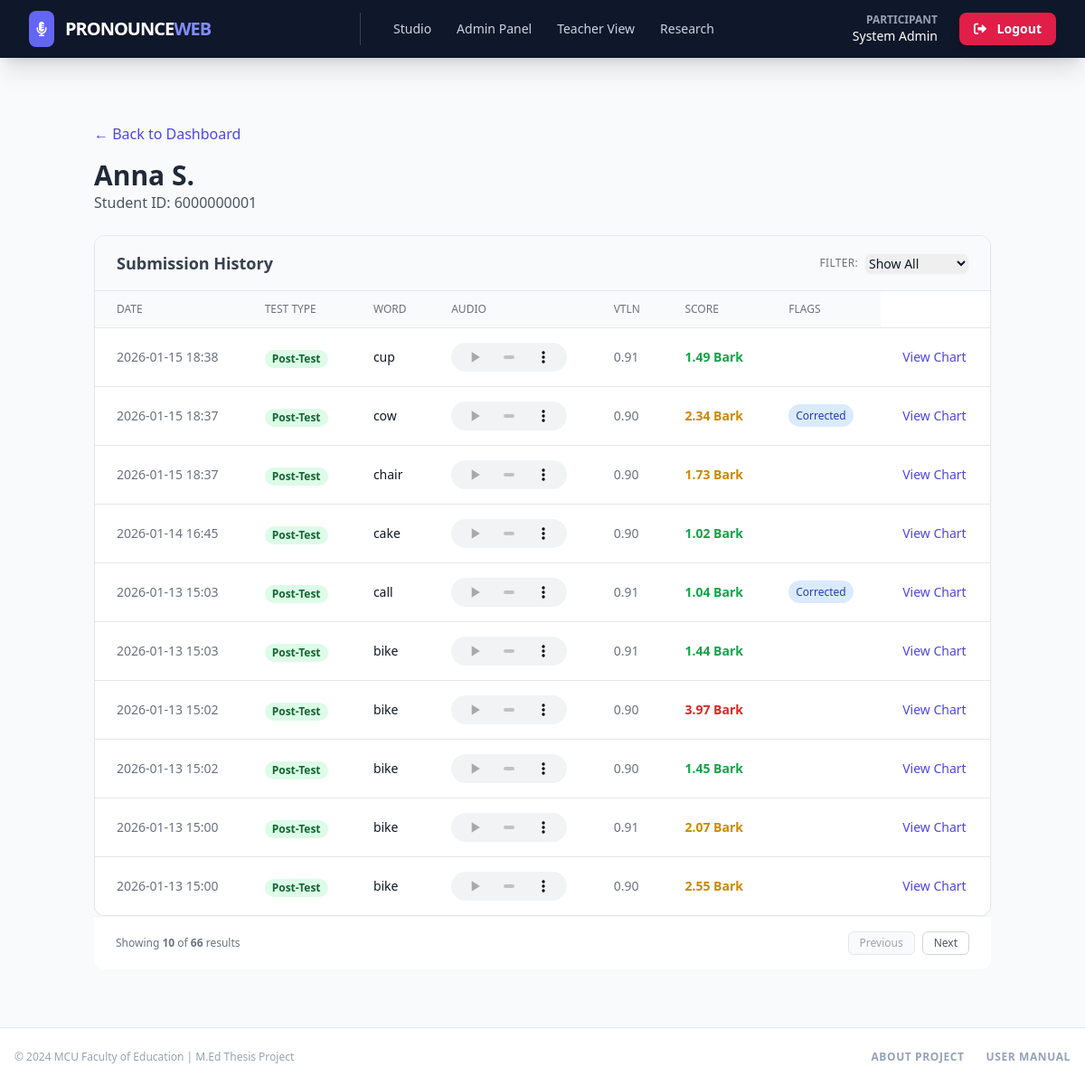
Page /dashboard/teacher/student/20 (signed in) on the committed database.
### models.py (models this page shows, shortened)
class User(UserMixin, db.Model):
    __tablename__ = "users"
    id = db.Column(db.Integer, primary_key=True)
    username = db.Column(db.String(64), unique=True, index=True, nullable=False)
    password_hash = db.Column(db.String(256), nullable=False)
    first_name = db.Column(db.String(64), nullable=False)
    last_name = db.Column(db.String(64), nullable=False)
    student_id = db.Column(db.String(20), unique=True, nullable=True, index=True)
    role = db.Column(db.String(20), default="student", nullable=False)
    consented_at = db.Column(db.DateTime, nullable=True)
    created_at = db.Column(db.DateTime, default=lambda: datetime.now(timezone.utc))
    submissions = db.relationship("Submission", backref="user", lazy="dynamic")

class Submission(db.Model):
    __tablename__ = "submissions"
    id = db.Column(db.Integer, primary_key=True)
    user_id = db.Column(db.Integer, db.ForeignKey("users.id"), nullable=False)
    word_id = db.Column(db.Integer, db.ForeignKey("words.id"), nullable=False)
    test_type = db.Column(db.String(10), default="pre")  # 'pre' or 'post'
    file_path = db.Column(db.String(256), nullable=False)
    file_size_bytes = db.Column(db.Integer, nullable=True)
    score = db.Column(db.Integer, nullable=True)  # 0-100
    timestamp = db.Column(db.DateTime, default=lambda: datetime.now(timezone.utc))
    analysis = db.relationship(
        "AnalysisResult",
        backref="submission",
        uselist=False,
        cascade="all, delete-orphan",
    )

class Word(db.Model):
    __tablename__ = "words"
    id = db.Column(db.Integer, primary_key=True)
    text = db.Column(db.String(64), unique=True, nullable=False)  # e.g., 'moon'
    sequence_order = db.Column(db.Integer, nullable=False)  # 1 to 20
    ipa = db.Column(db.String(64), nullable=True)  # e.g., /muːn/
    vowels = db.Column(db.String(64), nullable=True)  # e.g., uː
    stressed_vowel = db.Column(db.String(10), nullable=True)  # e.g., uː
    audio_path = db.Column(db.String(256), nullable=True)  # Path to MP3
    submissions = db.relationship("Submission", backref="target_word", lazy="dynamic")

class AnalysisResult(db.Model):
    __tablename__ = "analysis_results"
    id = db.Column(db.Integer, primary_key=True)
    submission_id = db.Column(
        db.Integer, db.ForeignKey("submissions.id"), nullable=False
    )
    f1_raw = db.Column(db.Float)
    f2_raw = db.Column(db.Float)
    f1_ref = db.Column(db.Float)
    f2_ref = db.Column(db.Float)
    scaling_factor = db.Column(db.Float, default=1.0)  # The 'alpha'
    f1_norm = db.Column(db.Float)  # Student F1 / alpha
    f2_norm = db.Column(db.Float)  # Student F2 / alpha
    distance_hz = db.Column(db.Float)  # Euclidean distance in Hz
    distance_bark = db.Column(db.Float)  # Perceptual distance
    is_deep_voice_corrected = db.Column(
        db.Boolean, default=False
    )  # True if 4000Hz ceiling was used
    is_outlier = db.Column(db.Boolean, default=False)  # True if score > threshold
    updated_at = db.Column(db.DateTime, default=lambda: datetime.now(timezone.utc))

### dashboard_routes.py (the view)
@dashboards.route("/teacher/student/<int:user_id>")
@login_required
def student_detail(user_id):
    if current_user.role not in ["teacher", "admin"]:
        flash("Access denied.", "danger")
        return redirect(url_for("index"))
    student = User.query.get_or_404(user_id)
    if student.role != "student":
        flash("Invalid student selection.", "warning")
        return redirect(url_for("dashboards.teacher_dashboard"))
    test_type_filter = request.args.get("test_type", "all")
    page = request.args.get("page", 1, type=int)
    per_page = 10
    query = student.submissions.order_by(Submission.timestamp.desc())
    if test_type_filter in ["pre", "post"]:
        query = query.filter(Submission.test_type == test_type_filter)
    submissions_pagination = query.paginate(
        page=page, per_page=per_page, error_out=False
    )
    return render_template(
        "dashboards/student_detail.html",
        student=student,
        submissions=submissions_pagination,
        current_filter=test_type_filter,
    )

### templates/dashboards/student_detail.html (shortened to what this page needs)
{% extends "base.html" %}
{% block content %}
<div class="container mx-auto px-4 py-8">
    <div class="mb-6">
        <a href="{{ url_for('dashboards.teacher_dashboard') }}"
            class="text-indigo-600 hover:underline mb-4 inline-block">&larr; Back to Dashboard</a>
        <h1 class="text-3xl font-bold text-gray-800">{{ student.first_name }} {{ student.last_name }}</h1>
        <p class="text-gray-600">Student ID: {{ student.student_id }}</p>
    </div>
    <div class="bg-white rounded-xl shadow-sm border border-gray-200 overflow-hidden">
        <div class="px-6 py-4 border-b border-gray-200 bg-gray-50">
            <div class="flex flex-col sm:flex-row justify-between items-center gap-4">
                <h2 class="text-lg font-semibold text-gray-700">Submission History</h2>
                <form method="GET" action="{{ url_for('dashboards.student_detail', user_id=student.id) }}">
                    <div class="flex items-center gap-2">
                        <label for="test_type"
                            class="text-xs font-medium text-gray-500 uppercase tracking-wide">Filter:</label>
                        <select name="test_type" id="test_type" onchange="this.form.submit()"
                            class="text-sm border-gray-300 rounded-md shadow-sm focus:border-indigo-300 focus:ring focus:ring-indigo-200 focus:ring-opacity-50">
                            <option value="all" {% if current_filter=='all' %}selected{% endif %}>Show All</option>
                        </select>
                    </div>
                </form>
            </div>
        </div>
        {% if submissions %}
        <table class="min-w-full divide-y divide-gray-200">
            <thead class="bg-gray-50">
                <tr>
                    <th class="px-6 py-3 text-left text-xs font-medium text-gray-500 uppercase">Date</th>
                    <th class="px-6 py-3 text-left text-xs font-medium text-gray-500 uppercase">Test Type</th>
                    <th class="px-6 py-3 text-left text-xs font-medium text-gray-500 uppercase">Word</th>
                    <th class="px-6 py-3 text-left text-xs font-medium text-gray-500 uppercase">Audio</th>
                    <th class="px-6 py-3 text-left text-xs font-medium text-gray-500 uppercase">VTLN</th>
                    <th class="px-6 py-3 text-left text-xs font-medium text-gray-500 uppercase">Score</th>
                    <th class="px-6 py-3 text-left text-xs font-medium text-gray-500 uppercase">Flags</th>
                </tr>
            </thead>
            <tbody class="bg-white divide-y divide-gray-200">
                {% for sub in submissions %}
                <tr>
                    <td class="px-6 py-4 whitespace-nowrap text-sm text-gray-500">
                        {{ sub.timestamp.strftime('%Y-%m-%d %H:%M') }}
                    </td>
                    <td class="px-6 py-4 whitespace-nowrap">
                        {% if sub.test_type == 'pre' %}
                        <span
                            class="px-2 inline-flex text-xs leading-5 font-semibold rounded-full bg-indigo-100 text-indigo-800">
                            Pre-Test
                        </span>
                        {% else %}
                        <span
                            class="px-2 inline-flex text-xs leading-5 font-semibold rounded-full bg-green-100 text-green-800">
                            Post-Test
                        </span>
                        {% endif %}
                    </td>
                    <td class="px-6 py-4 whitespace-nowrap text-sm font-medium text-gray-900">
                        {{ sub.target_word.text }}
                    </td>
                    <td class="px-6 py-4 whitespace-nowrap text-sm text-gray-500">
                        <audio controls class="h-8 w-32">
                            <source src="{{ url_for('get_submission_audio', filepath=sub.file_path) }}"
                                type="audio/mpeg">
                        </audio>
                    </td>
                    {% if sub.analysis %}
                    <td class="px-6 py-4 whitespace-nowrap text-sm text-gray-500">
                        {{ "%.2f"|format(sub.analysis.scaling_factor) }}
                    </td>
                    <td class="px-6 py-4 whitespace-nowrap text-sm">
                        {% set d = sub.analysis.distance_bark %}
                        {% if d is not none %}
                        {% if d < 1.5 %} <span class="text-green-600 font-bold">{{ "%.2f"|format(d) }} Bark</span>
                            {% elif d < 3.0 %} <span class="text-yellow-600 font-bold">{{ "%.2f"|format(d) }}
                                Bark</span>
                                {% else %} <span class="text-red-600 font-bold">{{ "%.2f"|format(d) }} Bark</span>
                                {% endif %}
                                {% else %}
                                <span class="text-gray-400">N/A</span>
                                {% endif %}
                    </td>
                    <td class="px-6 py-4 whitespace-nowrap text-xs">
                        {% if sub.analysis.is_deep_voice_corrected %}
                        <span class="px-2 py-1 bg-blue-100 text-blue-800 rounded-full mr-1">Corrected</span>
                        {% endif %}
                    </td>
                    <td class="px-6 py-4 whitespace-nowrap text-sm text-gray-500">
                        <button onclick="openChartModal('{{ sub.id }}')"
                            class="text-indigo-600 hover:text-indigo-900 font-medium">
                            View Chart
                        </button>
                    </td>
                    {% else %}
                    <td colspan="4" class="px-6 py-4 whitespace-nowrap text-sm text-gray-400 italic">
                        Pending Analysis...
                    </td>
                    {% endif %}
                </tr>
                {% endfor %}
            </tbody>
        </table>
    </div>
    {% if submissions.total > 10 %}
    <div class="px-6 py-4 border-t border-gray-100 bg-white flex justify-between items-center rounded-b-xl">
        <span class="text-xs text-gray-500">
            Showing <strong>{{ submissions.items|length }}</strong> of <strong>{{ submissions.total }}</strong> results
        </span>
        <div class="flex gap-2">
            {% if submissions.has_prev %}
            <a href="{{ url_for('dashboards.student_detail', user_id=student.id, page=submissions.prev_num, test_type=current_filter) }}"
                class="px-3 py-1 border border-gray-300 rounded-md text-xs text-gray-600 hover:bg-gray-100 transition">Previous</a>
            {% else %}
            <button
                class="px-3 py-1 border border-gray-200 rounded-md text-xs text-gray-400 bg-gray-50 cursor-not-allowed"
                disabled>Previous</button>
            {% endif %}
            {% if submissions.has_next %}
            <a href="{{ url_for('dashboards.student_detail', user_id=student.id, page=submissions.next_num, test_type=current_filter) }}"
                class="px-3 py-1 border border-gray-300 rounded-md text-xs text-gray-600 hover:bg-gray-100 transition">Next</a>
            {% else %}
            <button
                class="px-3 py-1 border border-gray-200 rounded-md text-xs text-gray-400 bg-gray-50 cursor-not-allowed"
                disabled>Next</button>
            {% endif %}
        </div>
    </div>
    {% endif %}
    {% else %}
    <div class="p-8 text-center text-gray-500">
        No submissions found for filter: <strong>{{ current_filter|upper }}</strong>.
    </div>
    {% endif %}
</div>
</div>
{% endblock %}

### templates/base.html (shortened to what this page needs)
<!DOCTYPE html>
<html lang="en">
<head>
    <script src="https://cdn.tailwindcss.com"></script>
    <link href="https://cdnjs.cloudflare.com/ajax/libs/font-awesome/6.0.0/css/all.min.css" rel="stylesheet">
    <link rel="stylesheet" href="{{ url_for('static', filename='css/styles.css') }}">
</head>
<body class="bg-slate-50 font-sans text-slate-900 flex flex-col min-h-screen">
    <nav class="bg-slate-900 text-white shadow-xl sticky top-0 z-50">
        <div class="max-w-7xl mx-auto px-4 sm:px-6 lg:px-8">
            <div class="flex items-center justify-between h-16">
                <div class="flex items-center">
                    <a href="{{ url_for('index') }}" class="flex items-center space-x-2 md:space-x-3 group">
                        <div class="bg-indigo-500 p-1.5 md:p-2 rounded-lg group-hover:bg-indigo-400 transition">
                            <i class="fas fa-microphone-lines text-white"></i>
                        </div>
                        <span class="font-black text-lg md:text-xl tracking-tighter uppercase">Pronounce<span
                                class="text-indigo-400">Web</span></span>
                    </a>
                </div>
                {% if current_user.role == 'admin' %}
                <div class="hidden md:flex items-center space-x-1 ml-6 border-l border-slate-700 pl-6">
                    <a href="{{ url_for('index') }}"
                        class="px-3 py-2 rounded-md text-sm font-medium text-slate-300 hover:text-white hover:bg-slate-800 transition">Studio</a>
                    <a href="{{ url_for('dashboards.admin_dashboard') }}"
                        class="px-3 py-2 rounded-md text-sm font-medium text-slate-300 hover:text-white hover:bg-slate-800 transition">Admin
                        Panel</a>
                    <a href="{{ url_for('dashboards.teacher_dashboard') }}"
                        class="px-3 py-2 rounded-md text-sm font-medium text-slate-300 hover:text-white hover:bg-slate-800 transition">Teacher
                        View</a>
                    <a href="{{ url_for('dashboards.research_dashboard') }}"
                        class="px-3 py-2 rounded-md text-sm font-medium text-slate-300 hover:text-white hover:bg-slate-800 transition">Research</a>
                </div>
                {% endif %}
                <div class="flex items-center space-x-2 md:space-x-6">
                    {% if current_user.is_authenticated %}
                    <div class="hidden md:flex flex-col items-end">
                        <span class="text-xs font-bold text-slate-400 uppercase">Participant</span>
                        <span class="text-sm font-medium">{{ current_user.first_name }} {{ current_user.last_name
                            }}</span>
                    </div>
                    <a href="{{ url_for('auth.logout') }}"
                        class="bg-rose-600 hover:bg-rose-700 text-white px-4 py-2 rounded-lg text-sm font-bold transition shadow-lg">
                        <i class="fas fa-sign-out-alt mr-2"></i> Logout
                    </a>
                    {% else %}
                    <a href="{{ url_for('auth.login') }}"
                        class="text-slate-300 hover:text-white font-bold text-sm">Login</a>
                    <a href="{{ url_for('auth.register') }}"
                        class="bg-indigo-600 hover:bg-indigo-700 px-3 py-1.5 md:px-4 md:py-2 rounded-lg text-sm font-bold transition">Register</a>
                    {% endif %}
                </div>
            </div>
        </div>
    </nav>
    <main class="flex-grow">
        <div class="max-w-7xl mx-auto pt-10 pb-8 px-4 sm:px-6 lg:px-8">
            {% block content %}{% endblock %}
    </main>
    <footer class="bg-white border-t border-slate-200 py-6 mt-auto">
        <div class="max-w-7xl mx-auto px-4 flex flex-col md:flex-row justify-between items-center gap-4">
            <p class="text-slate-400 text-xs font-medium">
                &copy; 2024 MCU Faculty of Education | M.Ed Thesis Project
            </p>
            <div class="flex items-center gap-6">
                <a href="{{ url_for('about') }}"
                    class="text-slate-400 hover:text-indigo-600 text-xs font-bold uppercase tracking-wider transition">About
                    Project</a>
                <a href="{{ url_for('manual') }}"
                    class="text-slate-400 hover:text-indigo-600 text-xs font-bold uppercase tracking-wider transition">User
                    Manual</a>
            </div>
        </div>
    </footer>
</body>
</html>

### rows in the picture
User: first_name "System", last_name "Admin"
User: first_name "Anna", last_name "S.", student_id "6000000001"
Submission: timestamp "2026-01-15 18:38", test_type "Post-Test", target_word.text "cup"
AnalysisResult: analysis.scaling_factor "0.91", distance_bark "1.49"
Submission: timestamp "2026-01-15 18:37", test_type "Post-Test", target_word.text "cow", shows "Corrected"
AnalysisResult: analysis.scaling_factor "0.90", distance_bark "2.34"
Submission: timestamp "2026-01-15 18:37", test_type "Post-Test", target_word.text "chair"
AnalysisResult: analysis.scaling_factor "0.90", distance_bark "1.73"
Submission: timestamp "2026-01-14 16:45", test_type "Post-Test", target_word.text "cake"
AnalysisResult: analysis.scaling_factor "0.90", distance_bark "1.02"
Submission: timestamp "2026-01-13 15:03", test_type "Post-Test", target_word.text "call", shows "Corrected"
AnalysisResult: analysis.scaling_factor "0.91", distance_bark "1.04"
Submission: timestamp "2026-01-13 15:03", test_type "Post-Test", target_word.text "bike"
AnalysisResult: analysis.scaling_factor "0.91", distance_bark "1.44"
Submission: timestamp "2026-01-13 15:02", test_type "Post-Test", target_word.text "bike"
AnalysisResult: analysis.scaling_factor "0.90", distance_bark "3.97"
Submission: timestamp "2026-01-13 15:02", test_type "Post-Test", target_word.text "bike"
AnalysisResult: analysis.scaling_factor "0.90", distance_bark "1.45"
Submission: timestamp "2026-01-13 15:00", test_type "Post-Test", target_word.text "bike"
AnalysisResult: analysis.scaling_factor "0.91", distance_bark "2.07"
Submission: timestamp "2026-01-13 15:00", test_type "Post-Test", target_word.text "bike"
AnalysisResult: analysis.scaling_factor "0.90", distance_bark "2.55"

### other values in the picture
{{ submissions.items|length }} "10"
{{ submissions.total }} "66"
